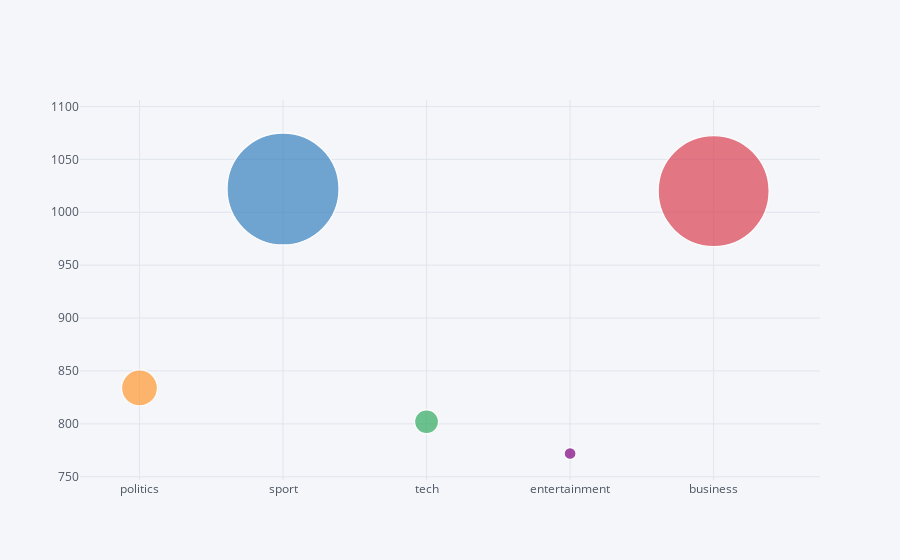

Here is the notebook cell this chart was saved with:
### Markdown cell above
## Distribution Size of Each Category

### Code cell
pd.DataFrame({"category":ct.keys(), "value":ct.values()}).iplot(kind='bubble', x='category', y='value', size='value')

### Figure 1 — Plotly figure (JSON) as saved in the notebook; plotly's stock layout.template omitted (floating-point values rounded to 4 significant figures)
{"data": [{"marker": {"color": ["rgb(255, 153, 51)", "rgb(55, 128, 191)", "rgb(50, 171, 96)", "rgb(128, 0, 128)", "rgb(219, 64, 82)", "rgb(0, 128, 128)", "rgb(255, 255, 51)", "rgb(128, 128, 0)", "rgb(251, 128, 114)", "rgb(128, 177, 211)"], "line": {"width": 1.3}, "size": [36, 112, 24, 12, 111], "symbol": "circle"}, "mode": "markers", "text": "", "type": "scatter", "x": ["politics", "sport", "tech", "entertainment", "business"], "y": [834, 1022, 802, 772, 1020]}], "layout": {"legend": {"bgcolor": "#F5F6F9", "font": {"color": "#4D5663"}}, "paper_bgcolor": "#F5F6F9", "plot_bgcolor": "#F5F6F9", "title": {"font": {"color": "#4D5663"}}, "xaxis": {"gridcolor": "#E1E5ED", "showgrid": true, "tickfont": {"color": "#4D5663"}, "title": {"font": {"color": "#4D5663"}, "text": ""}, "zerolinecolor": "#E1E5ED"}, "yaxis": {"gridcolor": "#E1E5ED", "showgrid": true, "tickfont": {"color": "#4D5663"}, "title": {"font": {"color": "#4D5663"}, "text": ""}, "zerolinecolor": "#E1E5ED"}}}
